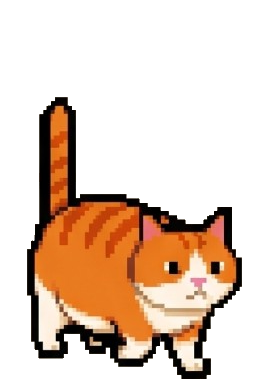
#> input picture art/poses/cat_orange_walk_0.png, 269 x 379 px
$ python pieces.py
#> lines starting #> are read from the running program, lines starting #| are printed output that depends on the picture
#!/usr/bin/env python3
"""
Gato por piezas: recorta los dibujos originales en piezas (cola, cuerpo, cabeza, 4 patas) a su
resolución REAL de píxel y arma animaciones moviendo las piezas píxel a píxel (sin escalar ni
girar a ángulos arbitrarios), así cada fotograma conserva el dibujo original.

1. Limpieza: los dibujos (269x379) son pixel art ampliado ~x4.5 con bordes suavizados. Se toma la
   mediana del interior de cada bloque -> sprite limpio a resolución real (~48x61 caminando).
2. Piezas: un mapa de etiquetas por coordenadas decide a qué pieza pertenece cada píxel.
   Bajo la cabeza se rellena el cuerpo para que al moverla no aparezca un hueco.
3. Ciclo de caminar: patas en pares diagonales que se inclinan (desplazando filas) y se acortan
   al levantarse; el cuerpo baja 1 px en el apoyo; la cabeza le sigue con 1 fotograma de retraso;
   la cola se balancea.

Salidas:
  art/pieces/<piel>/<pieza>.png        piezas a resolución real (en su posición del lienzo)
  art/pieces/<piel>/rig.json           cajas y puntos de unión de cada pieza
  art/pieces/<piel>/walk_<n>.png       fotogramas del ciclo a resolución real
  art/final/<piel>/walk_<n>.png        los mismos, ampliados al lienzo 269x379 (para build_atlas)
  docs/art/pieces/<piel>_*.png|gif     hojas de revisión
Uso: python3 tools/art/pieces.py
"""
import json
import math
import os

from PIL import Image

ROOT = os.path.abspath(os.path.join(os.path.dirname(__file__), "..", ".."))
POSES = os.path.join(ROOT, "art", "poses")
PIECES = os.path.join(ROOT, "art", "pieces")
FINAL = os.path.join(ROOT, "art", "final")
DOCS = os.path.join(ROOT, "docs", "art", "pieces")
BASE = (269, 379)

# Rejilla de cada dibujo: tamaño de bloque y desplazamiento (ajustados midiendo el error de reconstrucción).
SOURCES = {
    "orange": dict(file="cat_orange_walk_0.png", block=4.55, ox=3, oy=2),
    "gray": dict(file="cat_gray_walk_0.png", block=4.5, ox=2, oy=1),
}

# Orden de dibujo: de atrás hacia delante (patas lejanas detrás del cuerpo, cercanas delante).
ORDER = ["leg_bf", "leg_ff", "tail", "body", "head", "leg_bn", "leg_fn"]
LEGS = ["leg_bn", "leg_bf", "leg_ff", "leg_fn"]   # b = trasera, f = delantera; n = cercana, f = lejana


def label_orange(x, y):
    """Mapa de piezas en coordenadas del sprite limpio y recortado (orange walk_0, 48x61)."""
    if y <= 23 and x <= 11:
        return "tail"
    if y >= 48 and x <= 10:
        return "leg_bn"
    if y >= 51 and 11 <= x <= 19:
        return "leg_bf"
    if y >= 52 and 20 <= x <= 30:
        return "leg_ff"
    if y >= 51 and x >= 31:
        return "leg_fn"
    if x >= 25 and y <= 45:      # cabeza hasta el mentón; el pecho queda en el cuerpo (de él salen las patas)
        return "head"
    return "body"


def label_gray(x, y):
    """Mapa de piezas del atigrado gris (walk_0, 53x64): es otro dibujo, más alto y con la cola curvada."""
    if y <= 24 and x <= 12:
        return "tail"
    if y >= 48 and x <= 12:
        return "leg_bn"
    if y >= 49 and 13 <= x <= 24:
        return "leg_bf"
    if y >= 50 and 25 <= x <= 32:
        return "leg_ff"
    if y >= 49 and x >= 33:
        return "leg_fn"
    if x >= 30 and y <= 40:
        return "head"
    return "body"


LABELS = {"orange": label_orange, "gray": label_gray}


# ------------------------------------------------------------------ limpieza
def median(vals):
    vals = sorted(vals)
    return vals[len(vals) // 2]


def clean(path, s, ox, oy):
    im = Image.open(path).convert("RGBA")
    p = im.load()
    W, H = int((im.width - ox) // s), int((im.height - oy) // s)
    out = Image.new("RGBA", (W, H), (0, 0, 0, 0))
    o = out.load()
    for j in range(H):
        for i in range(W):
            x0, y0 = ox + i * s, oy + j * s
            xs = range(int(x0 + s * .2), int(x0 + s * .8) + 1)
            ys = range(int(y0 + s * .2), int(y0 + s * .8) + 1)
            cell = [p[x, y] for y in ys for x in xs if x < im.width and y < im.height]
            solid = [c for c in cell if c[3] > 128]
            if len(solid) * 2 < len(cell):
                continue
            o[i, j] = (median([c[0] for c in solid]), median([c[1] for c in solid]),
                       median([c[2] for c in solid]), 255)
    box = out.getchannel("A").getbbox()
    return out.crop(box), box, (W, H)


# ------------------------------------------------------------------ piezas
def split(sprite, label):
    w, h = sprite.size
    src = sprite.load()
    layers = {n: Image.new("RGBA", (w, h), (0, 0, 0, 0)) for n in ORDER}
    px = {n: layers[n].load() for n in ORDER}
    for y in range(h):
        for x in range(w):
            if src[x, y][3]:
                px[label(x, y)][x, y] = src[x, y]
    fill_under(layers["body"], layers["head"])
    return layers


def fill_under(body, head, depth=2):
    """Rellena con el color del cuerpo una franja bajo el borde izquierdo/inferior de la cabeza,
    para que al subirla o moverla 1 px no se vea el fondo."""
    b, hd = body.load(), head.load()
    w, h = body.size
    for _ in range(depth):
        add = []
        for y in range(h):
            for x in range(w):
                if hd[x, y][3] and not b[x, y][3]:
                    for dx, dy in ((-1, 0), (0, -1), (0, 1), (1, 0)):
                        nx, ny = x + dx, y + dy
                        if 0 <= nx < w and 0 <= ny < h and b[nx, ny][3] and b[nx, ny][:3] != (0, 0, 0):
                            add.append((x, y, b[nx, ny]))
                            break
        for x, y, c in add:
            # solo píxeles de interior: el contorno (casi negro) no se extiende
            if sum(c[:3]) > 120:
                b[x, y] = c


def bbox(img):
    return img.getchannel("A").getbbox()


def rows_of(img):
    x0, y0, x1, y1 = bbox(img)
    return [img.crop((x0, y, x1, y + 1)) for y in range(y0, y1)], (x0, y0)


def leg(img, shear=0, shorten=0):
    """Pata deformada píxel a píxel: quita `shorten` filas del medio (rodilla doblada / apoyo) e
    inclina desplazando cada fila (la fila de arriba fija, el pie se mueve `shear` px)."""
    rows, (x0, y0) = rows_of(img)
    for _ in range(shorten):
        if len(rows) > 3:
            rows.pop(len(rows) // 2)
    n = len(rows)
    out = []
    for i, r in enumerate(rows):
        dx = round(shear * i / max(1, n - 1))
        out.append((r, x0 + dx, y0 + i))
    return out


def tail(img, sway=0):
    """Cola vertical: la base fija y la punta se desplaza `sway` px (desplazando filas)."""
    rows, (x0, y0) = rows_of(img)
    n = len(rows)
    return [(r, x0 + round(sway * (n - 1 - i) / max(1, n - 1)), y0 + i) for i, r in enumerate(rows)]


# ------------------------------------------------------------------ ciclo de caminar
WALK_FRAMES = 8
STRIDE = 3   # px reales que avanza/retrocede cada pie respecto a su posición dibujada


def walk_params(f):
    phi = 2 * math.pi * f / WALK_FRAMES
    pose = {}
    for name, phase in (("leg_bn", 0), ("leg_ff", 0), ("leg_bf", math.pi), ("leg_fn", math.pi)):
        a = phi + phase
        swing = -math.sin(a)                 # > 0: la pata va hacia delante (en el aire)
        pose[name] = dict(shear=round(STRIDE * math.cos(a)), lift=1 if swing > 0.5 else 0)
    bob = 1 if abs(math.cos(phi)) > 0.9 else 0          # apoyo con las patas abiertas: cuerpo abajo
    prev = 2 * math.pi * (f - 1) / WALK_FRAMES
    head_bob = 1 if abs(math.cos(prev)) > 0.9 else 0     # la cabeza llega 1 fotograma tarde
    pose["bob"], pose["head_bob"] = bob, head_bob
    pose["tail"] = round(math.sin(phi))
    return pose


def compose(layers, pose, size):
    w, h = size
    out = Image.new("RGBA", (w, h), (0, 0, 0, 0))
    bob = pose["bob"]
    for name in ORDER:
        img = layers[name]
        if bbox(img) is None:
            continue
        if name in LEGS:
            p = pose[name]
            # El tope de la pata baja con el cuerpo, el pie no: se acorta lo que baja el cuerpo.
            for r, x, y in leg(img, p["shear"], p["lift"] + bob):
                out.alpha_composite(r, (x, y + bob))
            # Pies en el suelo: realinear la base de la pata a su altura original (menos lo levantado).
        elif name == "tail":
            for r, x, y in tail(img, pose["tail"]):
                out.alpha_composite(r, (x, y + bob))
        elif name == "head":
            out.alpha_composite(img, (0, pose["head_bob"]))
        else:
            out.alpha_composite(img, (0, bob))
    return out


# ------------------------------------------------------------------ salida
def to_canvas(sprite, box, grid, s, ox, oy):
    """Devuelve el fotograma al lienzo original (269x379), con píxeles nítidos y los pies abajo."""
    big = sprite.resize((round(sprite.width * s), round(sprite.height * s)), Image.NEAREST)
    canvas = Image.new("RGBA", BASE, (0, 0, 0, 0))
    x = round(ox + box[0] * s)
    canvas.alpha_composite(big, (max(0, min(BASE[0] - big.width, x)), BASE[1] - big.height))
    return canvas


def review(frames, layers, skin):
    os.makedirs(DOCS, exist_ok=True)
    z = 6
    w, h = frames[0].size
    bg = (214, 218, 224, 255)
    # Hoja de piezas
    names = ORDER
    sheet = Image.new("RGBA", ((w * z + 12) * len(names) + 12, h * z + 24), bg)
    for i, n in enumerate(names):
        sheet.alpha_composite(layers[n].resize((w * z, h * z), Image.NEAREST), (12 + i * (w * z + 12), 12))
    sheet.save(os.path.join(DOCS, f"{skin}_piezas.png"))
    # Hoja del ciclo
    cyc = Image.new("RGBA", ((w * z + 8) * len(frames) + 8, h * z + 16), bg)
    for i, fr in enumerate(frames):
        cyc.alpha_composite(fr.resize((w * z, h * z), Image.NEAREST), (8 + i * (w * z + 8), 8))
    cyc.save(os.path.join(DOCS, f"{skin}_caminar.png"))
    # GIF caminando por el suelo (avanza 1 px real por fotograma, como el apoyo de las patas)
    gif = []
    lane = w + 40
    for k in range(WALK_FRAMES * 3):
        g = Image.new("RGBA", (lane * z // 2, (h + 4) * z // 2), bg)
        fr = frames[k % WALK_FRAMES].resize((w * z // 2, h * z // 2), Image.NEAREST)
        g.alpha_composite(fr, ((k % (lane - w)) * z // 2, 0))
        gif.append(g.convert("RGB"))
    gif[0].save(os.path.join(DOCS, f"{skin}_caminar.gif"), save_all=True, append_images=gif[1:], duration=110, loop=0)


def main():
    for skin, src in SOURCES.items():
        sprite, box, grid = clean(os.path.join(POSES, src["file"]), src["block"], src["ox"], src["oy"])
#> in clean, im is the input picture: PIL image 269x379 RGBA; mean R, G, B, A 56.4, 35.6, 20.5, 84.3
#> in clean, `out = Image.new("RGBA", (W, H), (0, 0, 0, 0))`: out: PIL image 58x82 RGBA; every value is 0
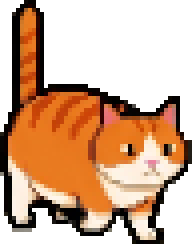
#> sprite: PIL image 48x61 RGBA (shown 4 times larger); mean R, G, B, A 96.2, 60.6, 34.8, 142.4; transparent parts drawn white
        layers = split(sprite, LABELS[skin])
        out_dir = os.path.join(PIECES, skin)
        os.makedirs(out_dir, exist_ok=True)
        rig = {"source": src, "size": list(sprite.size), "order": ORDER, "pieces": {}}
        for n, img in layers.items():
            img.save(os.path.join(out_dir, f"{n}.png"))
            rig["pieces"][n] = {"box": list(bbox(img))}
#> this loop made 7 passes
#> n on passes 1 to 7: 'leg_bf', 'leg_ff', 'tail', 'body', 'head', 'leg_bn', 'leg_fn'
#> pass 1, in main, `img.save(os.path.join(out_dir, f"{n}.png"))`:
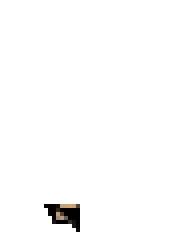
#> saved as leg_bf.png: PIL image 48x61 RGBA (shown 4 times larger); mean R, G, B, A 0.6, 0.5, 0.4, 3.7; transparent parts drawn white
        with open(os.path.join(out_dir, "rig.json"), "w", encoding="utf-8") as f:
            json.dump(rig, f, indent=1)
        frames = [compose(layers, walk_params(i), sprite.size) for i in range(WALK_FRAMES)]
#> in compose, `out = Image.new("RGBA", (w, h), (0, 0, 0, 0))`: out: PIL image 48x61 RGBA; every value is 0
        os.makedirs(os.path.join(FINAL, skin), exist_ok=True)
        for i, fr in enumerate(frames):
            fr.save(os.path.join(out_dir, f"walk_{i}.png"))
            to_canvas(fr, box, grid, src["block"], src["ox"], src["oy"]).save(os.path.join(FINAL, skin, f"walk_{i}.png"))
#> this loop made 8 passes
        review(frames, layers, skin)
#> after the loop in review, `for i, n in enumerate(names):`:
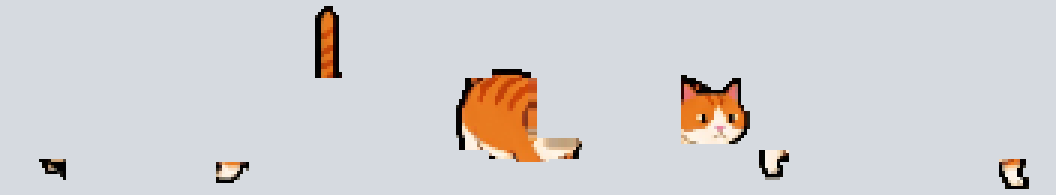
#> sheet: PIL image 2112x390 RGBA (shown at 1/2 size); mean R, G, B, A 211, 209.9, 212, 255
#> in review, `cyc = Image.new("RGBA", ((w * z + 8) * len(frames) + 8, h * z + 16), bg)`:
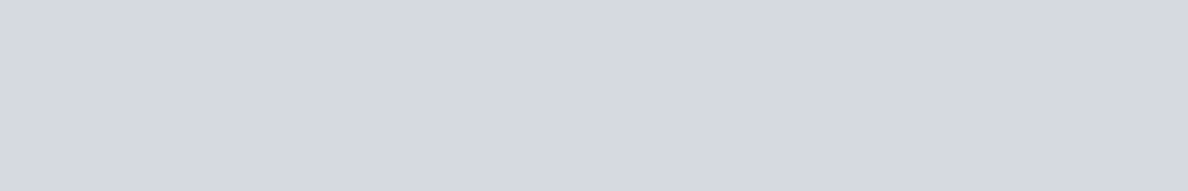
#> cyc: PIL image 2376x382 RGBA (shown at 1/2 size); mean R, G, B, A 214, 218, 224, 255
#> the loop in review, `for i, fr in enumerate(frames):` made 8 passes
#> after the loop in review, `for i, fr in enumerate(frames):`:
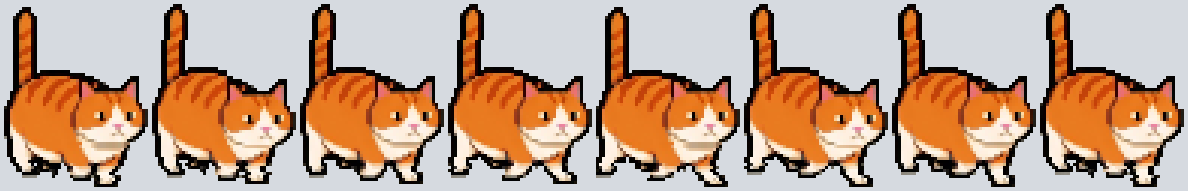
#> cyc: PIL image 2376x382 RGBA (shown at 1/2 size); mean R, G, B, A 193.1, 162.1, 141.1, 255
#> after the loop in review, `for k in range(WALK_FRAMES * 3):`:
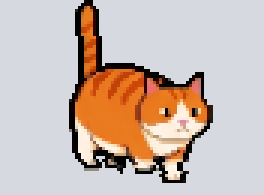
#> g: PIL image 264x195 RGBA; mean R, G, B, A 202.3, 187, 178.1, 255
#> in review, `gif[0].save(os.path.join(DOCS, f"{skin}_caminar.gif"), save_all=True, ..`:
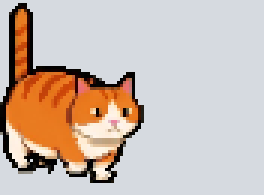
#> saved as orange_caminar.gif: PIL image 264x195 RGB; mean R, G, B 202.7, 187.3, 178.4
        print(skin, "piezas:", ", ".join(ORDER), "| caminar:", len(frames), "fotogramas", sprite.size)
#| orange piezas: leg_bf, leg_ff, tail, body, head, leg_bn, leg_fn | caminar: 8 fotogramas (48, 61)
#> pass 2 of the loop in main, `for skin, src in SOURCES.items():`:
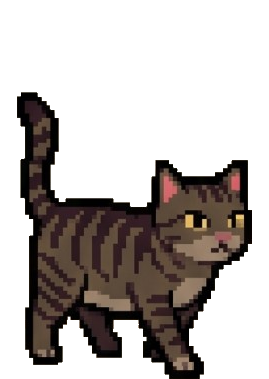
#> input picture art/poses/cat_gray_walk_0.png, 269 x 379 px
#> in clean, im is the input picture: PIL image 269x379 RGBA; mean R, G, B, A 22.7, 17.3, 14.7, 90.9
#> sprite: PIL image 53x64 RGBA
#> the loop in main, `for n, img in layers.items():` made 7 passes
#> pass 1, in main, `img.save(os.path.join(out_dir, f"{n}.png"))`:
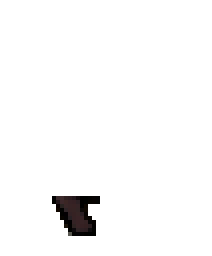
#> saved as leg_bf.png: PIL image 53x64 RGBA (shown 4 times larger); mean R, G, B, A 0.7, 0.5, 0.5, 6.4; transparent parts drawn white
#> the loop in main, `for i, fr in enumerate(frames):` made 8 passes
#> pass 1, in to_canvas (call 9), `big = sprite.resize((round(sprite.width * s), round(sprite.height * s)..`:
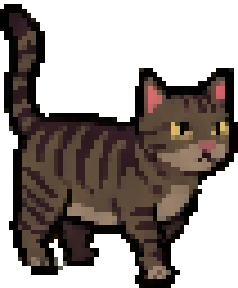
#> big: PIL image 238x288 RGBA; mean R, G, B, A 33.9, 25.8, 21.8, 135; transparent parts drawn white
#> the loop in review (call 2), `for i, n in enumerate(names):` made 7 passes
#> the loop in review (call 2), `for i, fr in enumerate(frames):` made 8 passes
#| gray piezas: leg_bf, leg_ff, tail, body, head, leg_bn, leg_fn | caminar: 8 fotogramas (53, 64)


if __name__ == "__main__":
    main()
